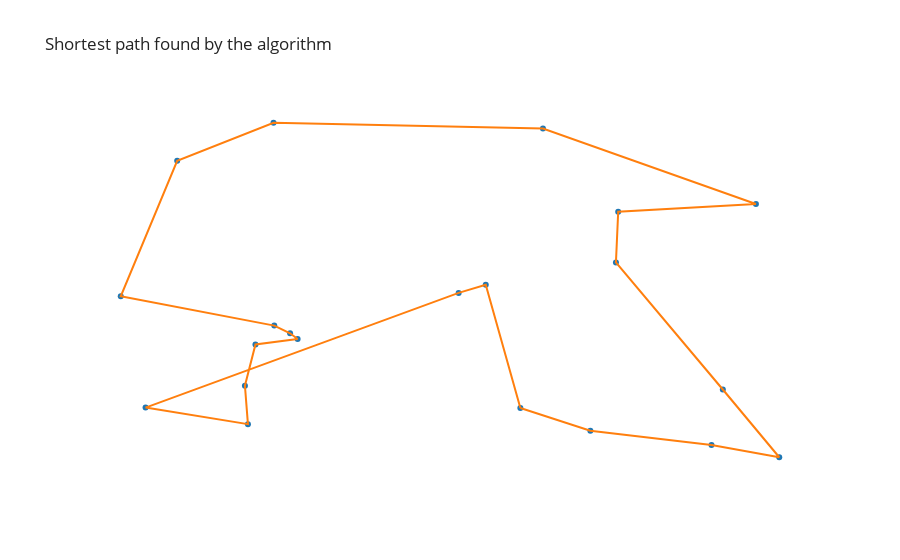

The notebook cell this image was saved under:
### Markdown cell above
### Lancement du test et affichage du chemin parcouru

### Code cell
# Initialisation du dataframe
data = init_random_df(nombre_de_villes)

# Initialisation de la matrice des distances relatives
mat_distance = matrice_distance(data)

if choix_algo == 0:
    chemin_initial, _, _ = src.algo_proche_voisin.plus_proche_voisin(
        mat_distance)

    # Lancement de l'algorithme 2-opt
    df_res, _ = src.algo_2_opt.main(
        mat_distance, chemin_initial)
elif choix_algo == 1:
    # Lancement de l'algorithme plus proche voisin
    df_res, _ = src.algo_proche_voisin.main(mat_distance)
elif choix_algo == 2:
    # Lancement de l'algorithme génétique
    df_res = src.algo_genetique.main(data, mat_distance)
else:
    # Lancement de l'algorithme de kohonen
    df_res, _ = src.algo_kohonen.main(data, mat_distance)

# La solution trouvée par l'algo choisi
affichage(df_res, data).show()

### Figure 1 — Plotly figure (JSON) as saved in the notebook; plotly's stock layout.template omitted (floating-point values rounded to 4 significant figures)
{"data": [{"hovertemplate": "x=%{x}<br>y=%{y}<extra></extra>", "legendgroup": "", "marker": {"color": "#1F77B4", "symbol": "circle"}, "mode": "markers", "name": "", "orientation": "v", "showlegend": false, "type": "scatter", "x": [568, 262, 37, 272, 206, 661, 241, 698, 912, 522, 695, 70, 202, 112, 881, 216, 486, 240, 822, 598, 837], "xaxis": "x", "y": [192, 386, 482, 371, 150, 133, 406, 702, 64, 512, 570, 193, 250, 834, 722, 357, 491, 933, 96, 918, 240], "yaxis": "y"}, {"mode": "lines", "showlegend": false, "type": "scatter", "x": [568, 661, 822, 912, 837, 695, 698, 881, 598, 240, 112, 37, 241, 262, 272, 216, 202, 206, 70, 486, 522, 568], "y": [192, 133, 96, 64, 240, 570, 702, 722, 918, 933, 834, 482, 406, 386, 371, 357, 250, 150, 193, 491, 512, 192]}], "layout": {"legend": {"tracegroupgap": 0}, "title": {"text": "Shortest path found by the algorithm"}, "xaxis": {"anchor": "y", "domain": [0, 1], "title": {"text": "x"}, "visible": false, "zeroline": false}, "yaxis": {"anchor": "x", "domain": [0, 1], "title": {"text": "y"}, "visible": false, "zeroline": false}}}
